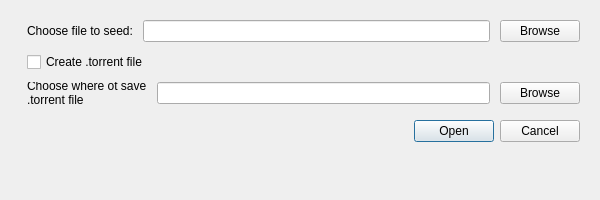
<?xml version="1.0" encoding="UTF-8"?>
<ui version="4.0">
 <class>NewTorrentDialog</class>
 <widget class="QDialog" name="NewTorrentDialog">
  <property name="geometry">
   <rect>
    <x>0</x>
    <y>0</y>
    <width>600</width>
    <height>200</height>
   </rect>
  </property>
  <property name="windowTitle">
   <string>Create New Torrent</string>
  </property>
  <layout class="QFormLayout" name="formLayout">
   <property name="horizontalSpacing">
    <number>7</number>
   </property>
   <property name="verticalSpacing">
    <number>10</number>
   </property>
   <property name="leftMargin">
    <number>20</number>
   </property>
   <property name="topMargin">
    <number>20</number>
   </property>
   <property name="rightMargin">
    <number>20</number>
   </property>
   <property name="bottomMargin">
    <number>9</number>
   </property>
   <item row="0" column="1">
    <layout class="QHBoxLayout" name="horizontalLayout">
     <property name="spacing">
      <number>10</number>
     </property>
     <property name="leftMargin">
      <number>0</number>
     </property>
     <property name="rightMargin">
      <number>0</number>
     </property>
     <item>
      <widget class="QLabel" name="label">
       <property name="text">
        <string>Choose file to seed:</string>
       </property>
      </widget>
     </item>
     <item>
      <widget class="QLineEdit" name="filePathEdit">
       <property name="readOnly">
        <bool>true</bool>
       </property>
      </widget>
     </item>
     <item>
      <widget class="QPushButton" name="browseButton">
       <property name="text">
        <string>Browse</string>
       </property>
      </widget>
     </item>
    </layout>
   </item>
   <item row="1" column="1">
    <layout class="QHBoxLayout" name="horizontalLayout_2">
     <property name="spacing">
      <number>10</number>
     </property>
     <property name="leftMargin">
      <number>0</number>
     </property>
     <property name="rightMargin">
      <number>0</number>
     </property>
     <item>
      <widget class="QCheckBox" name="torrentFileCheckbox">
       <property name="text">
        <string>Create .torrent file</string>
       </property>
      </widget>
     </item>
    </layout>
   </item>
   <item row="4" column="1">
    <widget class="QDialogButtonBox" name="buttonBox">
     <property name="orientation">
      <enum>Qt::Horizontal</enum>
     </property>
     <property name="standardButtons">
      <set>QDialogButtonBox::Cancel|QDialogButtonBox::Open</set>
     </property>
    </widget>
   </item>
   <item row="2" column="1">
    <layout class="QHBoxLayout" name="horizontalLayout_3">
     <property name="spacing">
      <number>10</number>
     </property>
     <property name="leftMargin">
      <number>0</number>
     </property>
     <property name="topMargin">
      <number>0</number>
     </property>
     <property name="rightMargin">
      <number>0</number>
     </property>
     <property name="bottomMargin">
      <number>0</number>
     </property>
     <item>
      <widget class="QLabel" name="label_2">
       <property name="text">
        <string>Choose where ot save .torrent file</string>
       </property>
       <property name="wordWrap">
        <bool>true</bool>
       </property>
      </widget>
     </item>
     <item>
      <widget class="QLineEdit" name="pathEdit">
       <property name="readOnly">
        <bool>true</bool>
       </property>
      </widget>
     </item>
     <item>
      <widget class="QPushButton" name="browseButton2">
       <property name="text">
        <string>Browse</string>
       </property>
      </widget>
     </item>
    </layout>
   </item>
  </layout>
 </widget>
 <resources/>
 <connections>
  <connection>
   <sender>buttonBox</sender>
   <signal>accepted()</signal>
   <receiver>NewTorrentDialog</receiver>
   <slot>accept()</slot>
   <hints>
    <hint type="sourcelabel">
     <x>248</x>
     <y>254</y>
    </hint>
    <hint type="destinationlabel">
     <x>157</x>
     <y>274</y>
    </hint>
   </hints>
  </connection>
  <connection>
   <sender>buttonBox</sender>
   <signal>rejected()</signal>
   <receiver>NewTorrentDialog</receiver>
   <slot>reject()</slot>
   <hints>
    <hint type="sourcelabel">
     <x>316</x>
     <y>260</y>
    </hint>
    <hint type="destinationlabel">
     <x>286</x>
     <y>274</y>
    </hint>
   </hints>
  </connection>
 </connections>
</ui>
